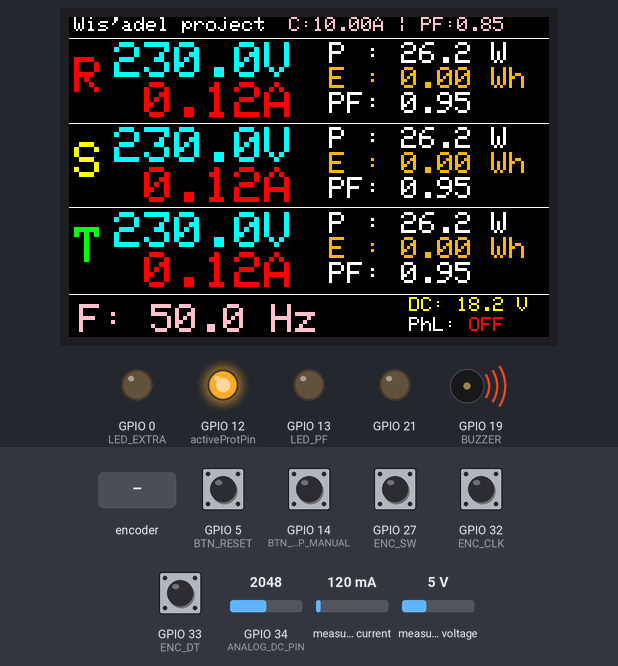
Bench run of a sketch on a simulated ESP32. Shown: 480×320 colour display, output pins drawn as LEDs (lit = HIGH), buzzer (waves = sounding, pin HIGH). Inputs (shaded band) come from the test bench; at power-on: GPIO 5 (BTN_RESET), GPIO 14 (BTN_TRIP_MANUAL), GPIO 27 (ENC_SW), GPIO 32 (ENC_CLK), GPIO 33 (ENC_DT) HIGH, GPIO 34 (ANALOG_DC_PIN) = 2048, measured current 120 mA, measured voltage 5 V. EEPROM starts erased.

Above: at 1.6 s.
1.7 s: GPIO 27 (ENC_SW) pulled LOW for 0.15 s
At 3.2 s:
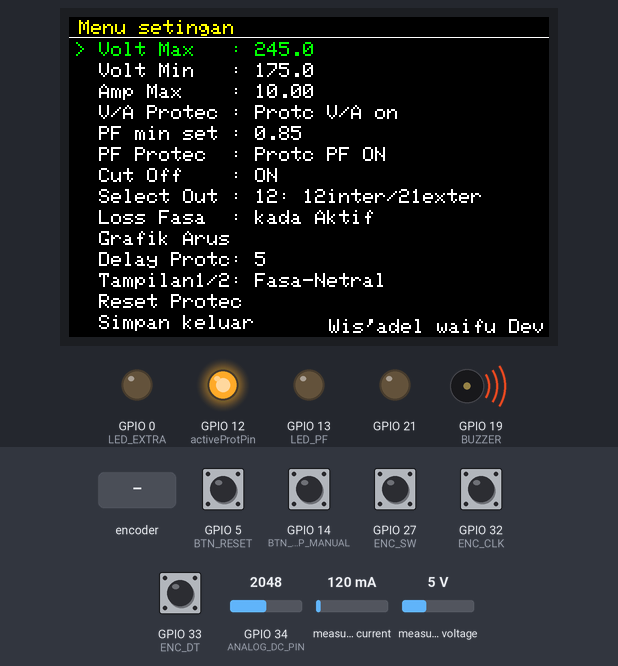
3.5 s: rotary encoder on GPIO 32 (ENC_CLK) / GPIO 33 (ENC_DT) turned 3 steps (first pin leading)
At 4.3 s:
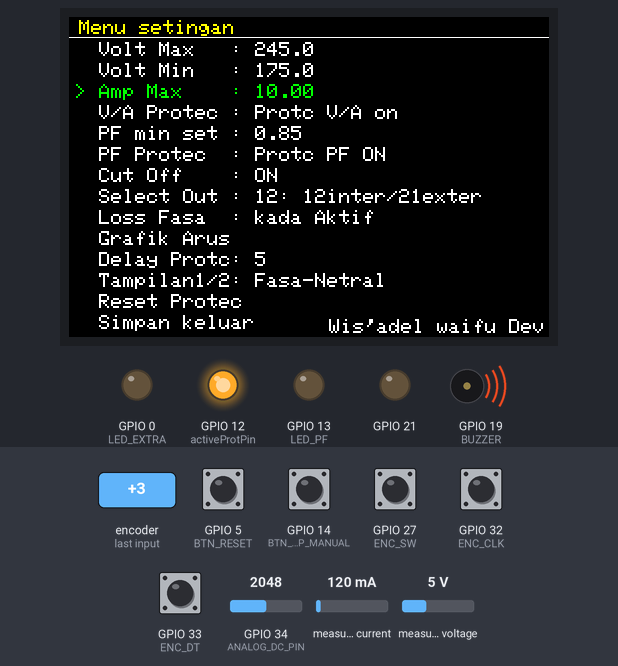
5.6 s: GPIO 27 (ENC_SW) pulled LOW for 1 s
At 7.5 s:
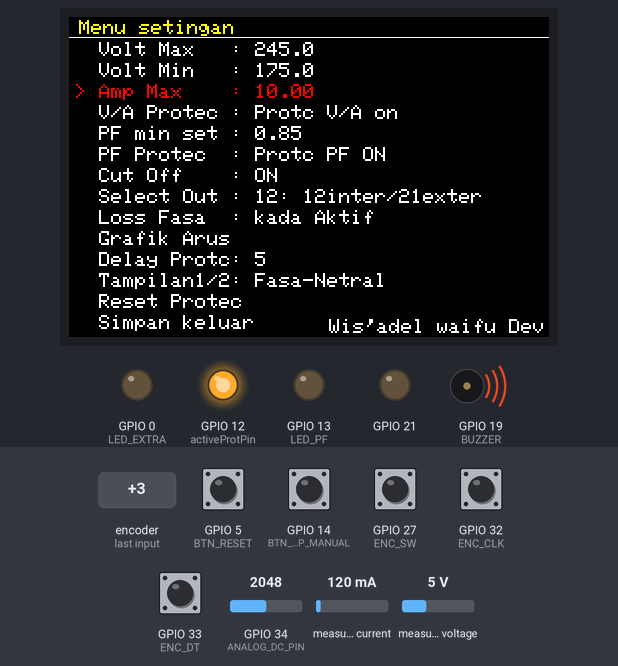
8.1 s: rotary encoder on GPIO 32 (ENC_CLK) / GPIO 33 (ENC_DT) turned 1 step (first pin leading)
Timing chart, 0 to 10.8 s (numbered marks = the images above; inputs shaded):
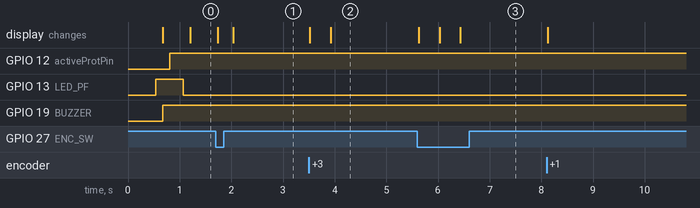

Measured:
- after the input at 1.7 s, GPIO 19 (BUZZER): stays HIGH (without the input it goes to LOW after 0.84 s); the display: first changes at once (image 1 shows a later state)
- after the input at 3.5 s, the display: first changes at once (image 2 shows a later state)
- after the input at 5.6 s, the display: changes at once (image 3)

The sketch:

wisadelprojec12.ino
```cpp
// wis'adel waifu dev
// orang biasa yang kebetulan ada hoby eletronika dan juga suka dunia internet
// referensi code ini diambil dari berbagai sumber lalu disatukan dan tentunya banyak modifikasi
// terus referensi menu menu ada pada sebuah psu yang pernah juga dibuat, mamun tak selengkap psu tersebut
// pembuat code ini sayangnya kada pernah ngeupload proses project karena supan awok awok awok
// code lengkap kunjungi github "https://github.com/Mubarak23hg"

#include <PZEM004Tv30.h>
#include <TFT_eSPI.h>
#include <SPI.h>
#include <EEPROM.h>
#include <Adafruit_GFX.h>
// pzem pin
#define RX1 16
#define TX1 17
#define RX2 25
#define TX2 26
#define RX0 3
#define TX0 1
//output/input pin
#define LED_PF    13
#define BUZZER    19
#define LED_EXTRA 0
#define ANALOG_DC_PIN 34

#define BTN_RESET 5
#define BTN_TRIP_MANUAL 14
//encoder pin
#define ENC_CLK  32
#define ENC_DT   33
#define ENC_SW   27
// ini sesuaikan aja lawan kapasitas mcu
#define EEPROM_SIZE 128
#define EEPROM_ADDR_MAGIC 120
#define MAGIC_NUMBER 127

//Variabel Grafik
#define MAX_SAMPLES 80
#define GRAPH_H 85
#define GRAPH_W 410
float historyR[MAX_SAMPLES], historyS[MAX_SAMPLES], historyT[MAX_SAMPLES];
int graphIdx = 0;
bool showGraph = false;

PZEM004Tv30 pzemR(Serial1, RX1, TX1);//pembeda biar 3 sensor kd nabrak
PZEM004Tv30 pzemS(Serial2, RX2, TX2);
PZEM004Tv30 pzemT(Serial, RX0, TX0);
TFT_eSPI tft = TFT_eSPI(); // khusus ini buka library sesuai layar yang dipake

//Variabel Konfigurasi
float limHighV, limLowV, limMaxA, limLowPF;
float limDelayA = 5.0;
float vDC = 0.0;
bool enableProt = true;
bool enablePFProt = true;
bool enablePhaseLoss = false; // MENGGANTIKAN ledExtraState
bool manualProtActive = false;
int activeProtPin = 12;
int displayMode = 0;

//Variabel Status
bool inMenu = false, editMode = false;
bool isTripped = false;
bool manualTripTriggered = false;
int menuIndex = 0;
unsigned long lastUpdate = 0;
bool lastClk;
unsigned long lastButtonPress = 0;
bool blinkState = false;
unsigned long lastBlinkTime = 0;
unsigned long tripStartTime = 0;
unsigned long overcurrentStart = 0;
bool isOvercurrent = false;
bool needUpdateMenu = false;

//Variabel Monitoring
float cVR, cVS, cVT, cIR, cIS, cIT, cWR, cWS, cWT, cPFR, cPFS, cPFT, cFreq;
float cWhR, cWhS, cWhT;
int pzemStep = 0;

void setup() { // konfigurasi in/out/data
  tft.init();
  tft.setRotation(1);
  tft.fillScreen(TFT_BLACK);

  pinMode(12, OUTPUT);
  pinMode(21, OUTPUT);
  pinMode(LED_PF, OUTPUT);
  pinMode(BUZZER, OUTPUT);
  pinMode(LED_EXTRA, OUTPUT);
  pinMode(ANALOG_DC_PIN, INPUT);
  pinMode(BTN_RESET, INPUT_PULLUP);
  pinMode(BTN_TRIP_MANUAL, INPUT_PULLUP);
  pinMode(ENC_CLK, INPUT_PULLUP);
  pinMode(ENC_DT, INPUT_PULLUP);
  pinMode(ENC_SW, INPUT_PULLUP);

  digitalWrite(12, LOW);
  digitalWrite(21, LOW);
  digitalWrite(LED_PF, LOW);
  digitalWrite(BUZZER, LOW);
  digitalWrite(LED_EXTRA, LOW);

  lastClk = digitalRead(ENC_CLK);
  EEPROM.begin(EEPROM_SIZE);
  loadSettings();
  drawUI();
}

void loop() {
  handleButton(); //intinya ngini buat tombol, kirim perintah data, dan lainnya kd ingat jua

  if (showGraph) {
    if (millis() - lastUpdate > 250) {
      readPZEMSequential();
      recordGraphData();
      drawOscilloscope();
      checkProteksi();
      lastUpdate = millis();
    }
  } else if (inMenu) {
    handleEncoder();
    if (needUpdateMenu) {
      updateMenuDisplay();
      needUpdateMenu = false;
    }
    if (millis() - lastUpdate > 200) {
      readPZEMSequential();
      checkProteksi();
      lastUpdate = millis();
    }
  } else {
    if (millis() - lastBlinkTime > 500) {
      blinkState = !blinkState;
      lastBlinkTime = millis();
      vDC = readDCVoltage();
      if (displayMode == 0) updateMonitoring();
      else updateMonitoringL2L();
    }

    if (digitalRead(BTN_TRIP_MANUAL) == LOW && !isTripped) {
      isTripped = true;
      manualTripTriggered = true;
      tripStartTime = millis();
      manualProtActive = true;
    }

    if (digitalRead(BTN_RESET) == LOW && isTripped) {
      resetProteksi();
    }

    handleBuzzer();

    if (millis() - lastUpdate > 200) {
      readPZEMSequential();
      recordGraphData();
      checkProteksi();
      lastUpdate = millis();
    }
  }
}

// PROTEKSI lawan PZEM

void recordGraphData() { // ini buat grafik arus
  historyR[graphIdx] = isnan(cIR) ? 0 : cIR;
  historyS[graphIdx] = isnan(cIS) ? 0 : cIS;
  historyT[graphIdx] = isnan(cIT) ? 0 : cIT;
  graphIdx = (graphIdx + 1) % MAX_SAMPLES;
}

void readPZEMSequential() {  // untuk meinta data dari sensor Pzem
  pzemStep++;
  if (pzemStep > 3) pzemStep = 1;
  if (pzemStep == 1) {
    cVR = pzemR.voltage(); cIR = pzemR.current(); cWR = pzemR.power();
    cWhR = pzemR.energy(); cPFR = pzemR.pf(); cFreq = pzemR.frequency();
  }
  else if (pzemStep == 2) {
    cVS = pzemS.voltage(); cIS = pzemS.current(); cWS = pzemS.power();
    cWhS = pzemS.energy(); cPFS = pzemS.pf();
  }
  else if (pzemStep == 3) {
    cVT = pzemT.voltage(); cIT = pzemT.current(); cWT = pzemT.power();
    cWhT = pzemT.energy(); cPFT = pzemT.pf();
  }
}

void checkProteksi() {
  bool outputState = (isTripped || manualProtActive);
  digitalWrite(activeProtPin, outputState ? HIGH : LOW);
  digitalWrite((activeProtPin == 12 ? 21 : 12), LOW);


  bool phaseLossDetected = false; // ini bagian proteksi jika ada tegangan fasa yang hilang
  if (enablePhaseLoss) {
      if (isnan(cVR) || cVR < 50.0) phaseLossDetected = true;
      if (isnan(cVS) || cVS < 50.0) phaseLossDetected = true;
      if (isnan(cVT) || cVT < 50.0) phaseLossDetected = true;
  }

  if (phaseLossDetected && !isTripped) {
      isTripped = true;
      manualTripTriggered = false; // alaram pagat-pagat bunyinya
      tripStartTime = millis();
      manualProtActive = true;
  }

  if (!enableProt) {
    digitalWrite(LED_PF, LOW);
    isOvercurrent = false;
    return;
  }

  bool vViolation = false; // bagian pembanding antara tegangan terbaca dengan tegangan max/min yang diset
  if (!isnan(cVR) && (cVR > limHighV || cVR < limLowV)) vViolation = true;
  if (!isnan(cVS) && (cVS > limHighV || cVS < limLowV)) vViolation = true;
  if (!isnan(cVT) && (cVT > limHighV || cVT < limLowV)) vViolation = true;

  bool currentNowOver = false; // bagian untuk membandingkan arus terbaca dngan maksimal arus nang diset
  if ((!isnan(cIR) && cIR > limMaxA) || (!isnan(cIS) && cIS > limMaxA) || (!isnan(cIT) && cIT > limMaxA)) {
    currentNowOver = true;
  }

  if (currentNowOver && !isTripped) {
    if (!isOvercurrent) {
      overcurrentStart = millis();
      isOvercurrent = true;
    } else if (millis() - overcurrentStart > (limDelayA * 1000)) { // bagian untuk mencegah proteksi nyala kalo kena lonjakan dengan memberi waktu tunggu
        isTripped = true;
        manualTripTriggered = false;
        tripStartTime = millis();
        manualProtActive = true;
    }
  } else {
    isOvercurrent = false;
  }

  if (vViolation && !isTripped) {
    isTripped = true;
    manualTripTriggered = false;
    tripStartTime = millis();
    manualProtActive = true;
  }

  bool pfLow = false; // buat pembatas minimal PF
  if (enablePFProt) {
     if ((!isnan(cPFR) && cPFR < limLowPF) || (!isnan(cPFS) && cPFS < limLowPF) || (!isnan(cPFT) && cPFT < limLowPF)) pfLow = true;
  }
  digitalWrite(LED_PF, pfLow ? HIGH : LOW);
}

void handleEncoder() { // memfungsikan rotary encoder buat naik turun ketika memilih menu sekaligus untuk mengatur angka pada menu yang ada
  bool currentClk = digitalRead(ENC_CLK);
  if (currentClk != lastClk) {
    if (currentClk == LOW) {
      int direction = (digitalRead(ENC_DT) != currentClk) ? 1 : -1;
      if (!editMode) {
        menuIndex += direction;
        if (menuIndex > 13) menuIndex = 0;
        if (menuIndex < 0) menuIndex = 13;
      } else {
        switch(menuIndex) {
          case 0: limHighV += direction; break;
          case 1: limLowV  += direction; break;
          case 2: limMaxA  += (direction * 0.1); break;
          case 3: enableProt = !enableProt; break;
          case 4: limLowPF += (direction * 0.01); break;
          case 5: enablePFProt = !enablePFProt; break;
          case 6: manualProtActive = !manualProtActive; if (!manualProtActive && isTripped) isTripped = false; break;
          case 7: activeProtPin = (activeProtPin == 12) ? 21 : 12; break;
          case 8: enablePhaseLoss = !enablePhaseLoss; break; // GANTI DISINI
          case 10: limDelayA += direction; if(limDelayA < 0) limDelayA = 0; break;
          case 11: displayMode = (displayMode == 0) ? 1 : 0; break;
        }
        limMaxA = constrain(limMaxA, 0.0, 100.0);
        limLowPF = constrain(limLowPF, 0.0, 1.0);
      }
      needUpdateMenu = true;
    }
  }
  lastClk = currentClk;
}

void handleButton() {
  if (digitalRead(ENC_SW) == LOW) {
    if (millis() - lastButtonPress > 400) {
      if (showGraph) {
        showGraph = false;
        tft.fillScreen(TFT_BLACK);
        drawUI();
      } else if (!inMenu) {
        inMenu = true;
        tft.fillScreen(TFT_BLACK);
        drawMenuBase();
      } else {
        if (menuIndex == 9) { // GRAFIK ARUS
          inMenu = false;
          showGraph = true;
          tft.fillScreen(TFT_BLACK);
        } else if (menuIndex == 12) { // Restart
           resetProteksi();
           inMenu = false;
           tft.fillScreen(TFT_BLACK);
           drawUI();
        } else if (menuIndex == 13) { // SAVE EXIT
          saveSettings();
          inMenu = false;
          tft.fillScreen(TFT_BLACK);
          drawUI();
        } else {
          editMode = !editMode;
          needUpdateMenu = true;
        }
      }
      lastButtonPress = millis();
    }
  }
}

void updateMenuDisplay() {
  tft.setTextSize(2);
  String labels[] = { // ini yang akan muncul pada menu
    "Volt Max   ", "Volt Min   ", "Amp Max    ", "V/A Protec ",
    "PF min set ", "PF Protec  ", "Cut Off    ", "Select Out ", "Loss Fasa  ",
    "Grafik Arus", "Delay Protc", "Tampilan1/2", "Reset Protec", "Simpan keluar"
    // ini sebenarnya tesarah aja
  };
  for (int i = 0; i < 14; i++) {
    uint16_t textColor = (i == menuIndex) ? (editMode ? TFT_RED : TFT_GREEN) : TFT_WHITE;
    tft.setTextColor(textColor, TFT_BLACK);
    int yPos = 25 + (i * 21);
    tft.drawString((i == menuIndex ? ">" : " "), 5, yPos);
    tft.setCursor(30, yPos);
    tft.print(labels[i]);
    //lappland waifu ku jua
    if (i != 9 && i != 12 && i != 13) tft.print(": ");

    switch(i) { // bagian keterangan pada pilihan menu
      case 0: tft.print(limHighV, 1); break;
      case 1: tft.print(limLowV, 1); break;
      case 2: tft.print(limMaxA, 2); break;
      case 3: tft.print(enableProt ? "Protc V/A on" : "Protc V/A OFF"); break;
      case 4: tft.print(limLowPF, 2); break;
      case 5: tft.print(enablePFProt ? "Protc PF ON" : "Protc PF OFF"); break;
      case 6: tft.print(manualProtActive ? "ON" : "OFF"); break;
      case 7: tft.print(String(activeProtPin) + ": 12inter/21exter "); break;
      case 8: tft.print(enablePhaseLoss ? "Aktif" : "kada Aktif"); break;
      case 10: tft.print(limDelayA, 0); break;
      case 11: tft.print(displayMode == 0 ? "Fasa-Netral" : "Fasa-Fasa"); break;
    }
    tft.print("      "); // pengalihan isu aja ini, hapus kd pp jua
  }
}
void updateMonitoring() { //tampilan monitoring mode fasa ke netral
  updateRow("R", cVR, cIR, cWR, cWhR, cPFR, 25, TFT_RED);
  updateRow("S", cVS, cIS, cWS, cWhS, cPFS, 110, TFT_YELLOW);
  updateRow("T", cVT, cIT, cWT, cWhT, cPFT, 195, TFT_GREEN);

  float Fequensii = pzemR.frequency();
  tft.setTextSize(4);
  tft.setTextColor(TFT_PINK, TFT_BLACK);
  tft.drawString("F: " + String(Fequensii, 1) + " Hz", 10, 287);
  tft.setTextSize(2);
  tft.setTextColor(TFT_YELLOW, TFT_BLACK);
  tft.drawString("DC: " + String(vDC, 1) + " V  ", 340, 280);
  tft.setCursor(340, 300);
  tft.setTextColor(TFT_WHITE, TFT_BLACK);
  tft.print("PhL: ");
  tft.setTextColor(enablePhaseLoss ? TFT_GREEN : TFT_RED, TFT_BLACK);
  tft.print(enablePhaseLoss ? "ON " : "OFF");
}
void updateRow(String phase, float v, float i, float w, float wh, float pf, int y, uint16_t phaseColor) {
  tft.setTextSize(5);
  tft.setTextColor(phaseColor, TFT_BLACK);
  tft.drawString(phase, 5, y + 15);
  // ini biar kalo fasa ada nang hilang kedap kedip angkanya
  bool isLoss = (isnan(v) || v < 50.0);
  if (enablePhaseLoss && isLoss) {
      tft.setTextColor(blinkState ? TFT_RED : TFT_BLACK, TFT_BLACK);
  } else {
      tft.setTextColor(TFT_CYAN, TFT_BLACK);
  }

  if (isnan(v)) tft.drawString("000.0V", 45, y);
  else { char bufV[12]; dtostrf(v, 5, 1, bufV); tft.drawString(String(bufV) + "V", 45, y); }

  tft.setTextColor(isTripped ? TFT_RED : TFT_MAGENTA, TFT_BLACK);
  if (isnan(i)) tft.drawString("00.00A", 45, y + 40);
  else { char bufI[12]; dtostrf(i, 5, 2, bufI); tft.drawString(String(bufI) + "A", 45, y + 40); }

  tft.setTextSize(3);
  tft.setTextColor(TFT_WHITE, TFT_BLACK);
  tft.drawString("P : " + (isnan(w) ? "0.0" : String(w, 1)) + " W", 260, y);
  tft.setTextColor(TFT_ORANGE, TFT_BLACK);
  tft.drawString("E : " + (isnan(wh) ? "0" : String(wh, 2)) + " Wh", 260, y + 25);

  uint16_t pfTextColor = (enablePFProt && !isnan(pf) && pf < limLowPF) ? (blinkState ? TFT_RED : TFT_WHITE) : TFT_WHITE;
  tft.setTextColor(pfTextColor, TFT_BLACK);
  tft.drawString("PF: " + (isnan(pf) ? "0.00" : String(pf, 2)), 260, y + 50);
}
void updateMonitoringL2L() { // mode tampilan fasa ke fasa
  float vRS = sqrt(sq(cVR) + sq(cVS) + (cVR * cVS));
  float vST = sqrt(sq(cVS) + sq(cVT) + (cVS * cVT));
  float vTR = sqrt(sq(cVT) + sq(cVR) + (cVT * cVR));
  updateRowL2L("RS", vRS, cIR, cWR, 25, TFT_RED);
  updateRowL2L("ST", vST, cIS, cWS, 110, TFT_YELLOW);
  updateRowL2L("TR", vTR, cIT, cWT, 195, TFT_GREEN);
  tft.setTextSize(2);
  tft.setTextColor(TFT_MAGENTA, TFT_BLACK);
  tft.drawString("V antar Fasa", 10, 285);
  tft.setTextColor(TFT_YELLOW, TFT_BLACK);
  tft.drawString("DC: " + String(vDC, 1) + "V", 340, 285);
}
void updateRowL2L(String label, float v, float i, float w, int y, uint16_t color) {
  tft.setTextSize(4); tft.setTextColor(color, TFT_BLACK);
  tft.drawString(label, 5, y + 20);
  tft.setTextSize(7); tft.setTextColor(TFT_CYAN, TFT_BLACK);
  tft.setCursor(65, y + 10);
  tft.print(isnan(v) ? "000" : String((int)v)); tft.print("V");
  tft.setTextSize(5); tft.setTextColor(TFT_MAGENTA, TFT_BLACK);
  tft.setCursor(240, y);
  tft.print("I:"); tft.print(isnan(i) ? 0.0 : i, 2); tft.print("A");
  tft.setCursor(240, y + 45);
  tft.setTextSize(4); tft.setTextColor(TFT_WHITE, TFT_BLACK);
  tft.print("W:"); tft.print(isnan(w) ? 0.0 : w, 0); tft.print("W");
}
void drawOscilloscope() { // ini tampilan grafik arus yang ada pada pilihan menu
  tft.setTextSize(1);
  tft.setTextColor(TFT_WHITE, TFT_BLACK);
  tft.drawString("Wis'adel Project - Oscil Mode", 10, 5);
  renderGraph("R", historyR, 18, TFT_RED);
  renderGraph("S", historyS, 118, TFT_YELLOW);
  renderGraph("T", historyT, 218, TFT_GREEN);
}
void renderGraph(String label, float data[], int yPos, uint16_t color) {
  int xStart = 35;
  tft.setTextSize(3); tft.setTextColor(color, TFT_BLACK);
  tft.drawString(label, 5, yPos + (GRAPH_H / 2) - 10);
  tft.drawRect(xStart, yPos, GRAPH_W, GRAPH_H, TFT_DARKGREY);
  tft.fillRect(xStart + 1, yPos + 1, GRAPH_W - 2, GRAPH_H - 2, TFT_BLACK);
  for (int i = 0; i < MAX_SAMPLES - 1; i++) {
    int idx1 = (graphIdx + i) % MAX_SAMPLES;
    int idx2 = (graphIdx + i + 1) % MAX_SAMPLES;
    int y1 = map(data[idx1] * 100, 0, limMaxA * 100, GRAPH_H - 4, 0);
    int y2 = map(data[idx2] * 100, 0, limMaxA * 100, GRAPH_H - 4, 0);
    y1 = constrain(y1, 0, GRAPH_H - 4); y2 = constrain(y2, 0, GRAPH_H - 4);
    tft.drawLine(xStart + 1 + (i * 5), yPos + 2 + y1, xStart + 1 + ((i + 1) * 5), yPos + 2 + y2, color);
  }
}
// fungsi lainnya
void drawUI() {
  tft.fillScreen(TFT_BLACK);
  tft.setTextColor(TFT_WHITE, TFT_BLACK);
  tft.setTextSize(2);
  tft.drawString("Wis'adel project", 5, 0);
  tft.drawFastHLine(0, 21, 480, TFT_WHITE);
  tft.drawFastHLine(0, 106, 480, TFT_WHITE);
  tft.drawFastHLine(0, 190, 480, TFT_WHITE);
  tft.drawFastHLine(0, 277, 480, TFT_WHITE);
  tft.setCursor(220, 0); tft.setTextColor(TFT_PINK, TFT_BLACK);
  tft.print("C:"); tft.print(limMaxA, 2); tft.print("A | PF:"); tft.print(limLowPF, 2);
}
void drawMenuBase() {
  tft.setTextColor(TFT_YELLOW, TFT_BLACK);
  tft.setTextSize(2);
  tft.drawString("Menu setingan", 10, 3);
  tft.drawFastHLine(0, 20, 480, TFT_WHITE);
  tft.setTextColor(TFT_WHITE, TFT_BLACK);
  tft.drawString("Wis'adel waifu Dev", 260, 302);
  updateMenuDisplay();
}
void loadSettings() { //ngambil data nang tesimpan di eprom
  if (EEPROM.read(EEPROM_ADDR_MAGIC) != MAGIC_NUMBER) {
    limHighV = 245.0; limLowV = 175.0; limMaxA = 10.0; limLowPF = 0.85; limDelayA = 5.0;
    enableProt = true; enablePFProt = true; manualProtActive = false;
    enablePhaseLoss = false; activeProtPin = 12;
    saveSettings();
  } else {
    EEPROM.get(0, limHighV); EEPROM.get(10, limLowV); EEPROM.get(20, limMaxA);
    EEPROM.get(30, limLowPF); EEPROM.get(40, enableProt); EEPROM.get(42, enablePFProt);
    EEPROM.get(44, manualProtActive); EEPROM.get(46, enablePhaseLoss); EEPROM.get(60, activeProtPin);
    EEPROM.get(70, limDelayA);
    if (activeProtPin != 12 && activeProtPin != 21) activeProtPin = 12;
    if (isnan(limDelayA)) limDelayA = 5.0;
  }
}
void saveSettings() { // ini untuk menyimpan ke eprom
  EEPROM.put(0, limHighV); EEPROM.put(10, limLowV); EEPROM.put(20, limMaxA);
  EEPROM.put(30, limLowPF); EEPROM.put(40, enableProt); EEPROM.put(42, enablePFProt);
  EEPROM.put(44, manualProtActive); EEPROM.put(46, enablePhaseLoss); EEPROM.put(60, activeProtPin);
  EEPROM.put(70, limDelayA);
  EEPROM.write(EEPROM_ADDR_MAGIC, MAGIC_NUMBER); EEPROM.commit();
}
float readDCVoltage() { //pembaca tegangan dc buat baca tegangan psu
  int raw = analogRead(ANALOG_DC_PIN);
  return (raw / 4095.0) * 3.3 * 11.0;
}
void resetProteksi() { // tombol reset buat reset berbagai jenis keluhan dan masalah
  isTripped = false; manualTripTriggered = false; manualProtActive = false; isOvercurrent = false;
  digitalWrite(12, LOW); digitalWrite(21, LOW); digitalWrite(BUZZER, LOW);
}
void handleBuzzer() { // alaram
  if (!isTripped) { digitalWrite(BUZZER, LOW); return; }
  if (manualTripTriggered) digitalWrite(BUZZER, blinkState ? HIGH : LOW);
  else {
    unsigned long duration = millis() - tripStartTime;
    if (duration < 2000) digitalWrite(BUZZER, HIGH);
    else digitalWrite(BUZZER, blinkState ? HIGH : LOW);
  }
}// adel project meucap akan sekian dan tarimakasih
```
